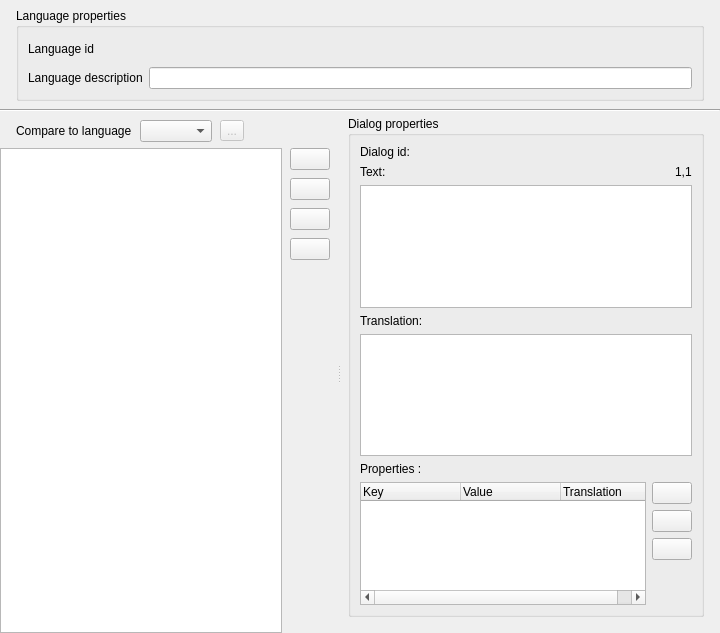
<?xml version="1.0" encoding="UTF-8"?>
<ui version="4.0">
 <class>SolarusEditor::DialogsEditor</class>
 <widget class="QWidget" name="SolarusEditor::DialogsEditor">
  <property name="geometry">
   <rect>
    <x>0</x>
    <y>0</y>
    <width>720</width>
    <height>633</height>
   </rect>
  </property>
  <property name="windowTitle">
   <string>Dialogs editor</string>
  </property>
  <layout class="QVBoxLayout" name="verticalLayout">
   <property name="spacing">
    <number>0</number>
   </property>
   <property name="leftMargin">
    <number>0</number>
   </property>
   <property name="topMargin">
    <number>0</number>
   </property>
   <property name="rightMargin">
    <number>0</number>
   </property>
   <property name="bottomMargin">
    <number>0</number>
   </property>
   <item>
    <layout class="QVBoxLayout" name="verticalLayout_3">
     <property name="leftMargin">
      <number>16</number>
     </property>
     <property name="topMargin">
      <number>8</number>
     </property>
     <property name="rightMargin">
      <number>16</number>
     </property>
     <property name="bottomMargin">
      <number>8</number>
     </property>
     <item>
      <widget class="QGroupBox" name="language_properties_group_box">
       <property name="sizePolicy">
        <sizepolicy hsizetype="Preferred" vsizetype="Minimum">
         <horstretch>0</horstretch>
         <verstretch>0</verstretch>
        </sizepolicy>
       </property>
       <property name="title">
        <string>Language properties</string>
       </property>
       <layout class="QFormLayout" name="formLayout">
        <item row="0" column="0">
         <widget class="QLabel" name="language_id_label">
          <property name="toolTip">
           <string/>
          </property>
          <property name="text">
           <string>Language id</string>
          </property>
         </widget>
        </item>
        <item row="0" column="1">
         <widget class="QLabel" name="language_id_field">
          <property name="minimumSize">
           <size>
            <width>0</width>
            <height>24</height>
           </size>
          </property>
          <property name="toolTip">
           <string>Folder name of the language</string>
          </property>
          <property name="text">
           <string/>
          </property>
          <property name="textInteractionFlags">
           <set>Qt::TextInteractionFlag::LinksAccessibleByMouse|Qt::TextInteractionFlag::TextSelectableByMouse</set>
          </property>
         </widget>
        </item>
        <item row="1" column="0">
         <widget class="QLabel" name="description_label">
          <property name="text">
           <string>Language description</string>
          </property>
         </widget>
        </item>
        <item row="1" column="1">
         <widget class="QLineEdit" name="description_field">
          <property name="toolTip">
           <string>User-friendly description to show in the editor</string>
          </property>
         </widget>
        </item>
       </layout>
      </widget>
     </item>
    </layout>
   </item>
   <item>
    <widget class="Line" name="line">
     <property name="orientation">
      <enum>Qt::Orientation::Horizontal</enum>
     </property>
    </widget>
   </item>
   <item>
    <widget class="QSplitter" name="splitter">
     <property name="sizePolicy">
      <sizepolicy hsizetype="Expanding" vsizetype="Expanding">
       <horstretch>0</horstretch>
       <verstretch>0</verstretch>
      </sizepolicy>
     </property>
     <property name="orientation">
      <enum>Qt::Orientation::Horizontal</enum>
     </property>
     <property name="handleWidth">
      <number>2</number>
     </property>
     <widget class="QWidget" name="layoutWidget">
      <layout class="QVBoxLayout" name="verticalLayout_4">
       <property name="leftMargin">
        <number>0</number>
       </property>
       <property name="topMargin">
        <number>0</number>
       </property>
       <property name="rightMargin">
        <number>8</number>
       </property>
       <property name="bottomMargin">
        <number>0</number>
       </property>
       <item>
        <layout class="QHBoxLayout" name="translation_layout">
         <property name="spacing">
          <number>8</number>
         </property>
         <property name="leftMargin">
          <number>16</number>
         </property>
         <property name="topMargin">
          <number>8</number>
         </property>
         <property name="rightMargin">
          <number>0</number>
         </property>
         <property name="bottomMargin">
          <number>0</number>
         </property>
         <item>
          <widget class="QLabel" name="translation_label">
           <property name="text">
            <string>Compare to language</string>
           </property>
          </widget>
         </item>
         <item>
          <widget class="SolarusEditor::ResourceSelector" name="translation_field"/>
         </item>
         <item>
          <widget class="QToolButton" name="translation_refresh_button">
           <property name="enabled">
            <bool>false</bool>
           </property>
           <property name="toolTip">
            <string>Refresh language</string>
           </property>
           <property name="text">
            <string>...</string>
           </property>
           <property name="icon">
            <iconset resource="../../resources/images.qrc">
             <normaloff>:/images/icon_refresh.svg</normaloff>:/images/icon_refresh.svg</iconset>
           </property>
          </widget>
         </item>
         <item>
          <spacer name="horizontal_spacer">
           <property name="orientation">
            <enum>Qt::Orientation::Horizontal</enum>
           </property>
           <property name="sizeHint" stdset="0">
            <size>
             <width>0</width>
             <height>0</height>
            </size>
           </property>
          </spacer>
         </item>
        </layout>
       </item>
       <item>
        <layout class="QHBoxLayout" name="horizontalLayout_2">
         <property name="spacing">
          <number>8</number>
         </property>
         <property name="leftMargin">
          <number>0</number>
         </property>
         <property name="topMargin">
          <number>0</number>
         </property>
         <property name="rightMargin">
          <number>0</number>
         </property>
         <property name="bottomMargin">
          <number>0</number>
         </property>
         <item>
          <widget class="SolarusEditor::DialogsTreeView" name="dialogs_tree_view">
           <property name="alternatingRowColors">
            <bool>true</bool>
           </property>
           <property name="allColumnsShowFocus">
            <bool>true</bool>
           </property>
          </widget>
         </item>
         <item>
          <layout class="QVBoxLayout" name="verticalLayout_5">
           <property name="leftMargin">
            <number>0</number>
           </property>
           <property name="topMargin">
            <number>0</number>
           </property>
           <property name="rightMargin">
            <number>0</number>
           </property>
           <property name="bottomMargin">
            <number>0</number>
           </property>
           <item>
            <widget class="QPushButton" name="create_button">
             <property name="sizePolicy">
              <sizepolicy hsizetype="Fixed" vsizetype="Fixed">
               <horstretch>0</horstretch>
               <verstretch>0</verstretch>
              </sizepolicy>
             </property>
             <property name="toolTip">
              <string>Add dialog</string>
             </property>
             <property name="text">
              <string/>
             </property>
             <property name="icon">
              <iconset resource="../../resources/images.qrc">
               <normaloff>:/images/icon_add.svg</normaloff>:/images/icon_add.svg</iconset>
             </property>
            </widget>
           </item>
           <item>
            <widget class="QPushButton" name="set_id_button">
             <property name="sizePolicy">
              <sizepolicy hsizetype="Fixed" vsizetype="Fixed">
               <horstretch>0</horstretch>
               <verstretch>0</verstretch>
              </sizepolicy>
             </property>
             <property name="toolTip">
              <string>Change dialog id</string>
             </property>
             <property name="text">
              <string/>
             </property>
             <property name="icon">
              <iconset resource="../../resources/images.qrc">
               <normaloff>:/images/icon_rename.svg</normaloff>:/images/icon_rename.svg</iconset>
             </property>
            </widget>
           </item>
           <item>
            <widget class="QPushButton" name="duplicate_button">
             <property name="sizePolicy">
              <sizepolicy hsizetype="Fixed" vsizetype="Fixed">
               <horstretch>0</horstretch>
               <verstretch>0</verstretch>
              </sizepolicy>
             </property>
             <property name="toolTip">
              <string>Duplicate dialog(s)</string>
             </property>
             <property name="text">
              <string/>
             </property>
             <property name="icon">
              <iconset resource="../../resources/images.qrc">
               <normaloff>:/images/icon_copy.svg</normaloff>:/images/icon_copy.svg</iconset>
             </property>
            </widget>
           </item>
           <item>
            <widget class="QPushButton" name="delete_button">
             <property name="sizePolicy">
              <sizepolicy hsizetype="Fixed" vsizetype="Fixed">
               <horstretch>0</horstretch>
               <verstretch>0</verstretch>
              </sizepolicy>
             </property>
             <property name="toolTip">
              <string>Delete dialog</string>
             </property>
             <property name="text">
              <string/>
             </property>
             <property name="icon">
              <iconset resource="../../resources/images.qrc">
               <normaloff>:/images/icon_delete.svg</normaloff>:/images/icon_delete.svg</iconset>
             </property>
            </widget>
           </item>
           <item>
            <spacer name="vertical_spacer">
             <property name="orientation">
              <enum>Qt::Orientation::Vertical</enum>
             </property>
             <property name="sizeHint" stdset="0">
              <size>
               <width>0</width>
               <height>0</height>
              </size>
             </property>
            </spacer>
           </item>
          </layout>
         </item>
        </layout>
       </item>
      </layout>
     </widget>
     <widget class="QWidget" name="dialog_properties_group_box_container">
      <layout class="QVBoxLayout" name="vertical_layout_12">
       <property name="leftMargin">
        <number>8</number>
       </property>
       <property name="topMargin">
        <number>4</number>
       </property>
       <property name="rightMargin">
        <number>16</number>
       </property>
       <property name="bottomMargin">
        <number>16</number>
       </property>
       <item>
        <widget class="QGroupBox" name="dialog_properties_group_box">
         <property name="title">
          <string>Dialog properties</string>
         </property>
         <layout class="QVBoxLayout" name="verticalLayout_2">
          <item>
           <layout class="QHBoxLayout" name="horizontal_layout">
            <property name="leftMargin">
             <number>0</number>
            </property>
            <property name="topMargin">
             <number>0</number>
            </property>
            <property name="rightMargin">
             <number>0</number>
            </property>
            <property name="bottomMargin">
             <number>0</number>
            </property>
            <item>
             <widget class="QLabel" name="dialog_id_label">
              <property name="text">
               <string>Dialog id:</string>
              </property>
             </widget>
            </item>
            <item>
             <widget class="QLabel" name="dialog_id_field">
              <property name="text">
               <string/>
              </property>
             </widget>
            </item>
            <item>
             <spacer name="horizontal_spacer_2">
              <property name="orientation">
               <enum>Qt::Orientation::Horizontal</enum>
              </property>
              <property name="sizeHint" stdset="0">
               <size>
                <width>0</width>
                <height>0</height>
               </size>
              </property>
             </spacer>
            </item>
           </layout>
          </item>
          <item>
           <layout class="QHBoxLayout" name="horizontalLayout_3">
            <property name="leftMargin">
             <number>0</number>
            </property>
            <property name="topMargin">
             <number>0</number>
            </property>
            <property name="rightMargin">
             <number>0</number>
            </property>
            <property name="bottomMargin">
             <number>0</number>
            </property>
            <item>
             <widget class="QLabel" name="dialog_text_label">
              <property name="text">
               <string>Text:</string>
              </property>
             </widget>
            </item>
            <item>
             <spacer name="horizontalSpacer">
              <property name="orientation">
               <enum>Qt::Orientation::Horizontal</enum>
              </property>
              <property name="sizeHint" stdset="0">
               <size>
                <width>0</width>
                <height>0</height>
               </size>
              </property>
             </spacer>
            </item>
            <item>
             <widget class="QLabel" name="dialog_cursor_position_label">
              <property name="text">
               <string>1,1</string>
              </property>
             </widget>
            </item>
           </layout>
          </item>
          <item>
           <widget class="SolarusEditor::PlainTextEdit" name="dialog_text_field">
            <property name="font">
             <font>
              <family>Monospace</family>
              <pointsize>10</pointsize>
             </font>
            </property>
            <property name="horizontalScrollBarPolicy">
             <enum>Qt::ScrollBarPolicy::ScrollBarAlwaysOff</enum>
            </property>
            <property name="lineWrapMode">
             <enum>QPlainTextEdit::LineWrapMode::WidgetWidth</enum>
            </property>
           </widget>
          </item>
          <item>
           <widget class="QLabel" name="translation_text_label">
            <property name="text">
             <string>Translation:</string>
            </property>
           </widget>
          </item>
          <item>
           <widget class="SolarusEditor::PlainTextEdit" name="translation_text_field">
            <property name="font">
             <font>
              <family>Monospace</family>
              <pointsize>10</pointsize>
             </font>
            </property>
            <property name="horizontalScrollBarPolicy">
             <enum>Qt::ScrollBarPolicy::ScrollBarAlwaysOff</enum>
            </property>
            <property name="undoRedoEnabled">
             <bool>false</bool>
            </property>
            <property name="lineWrapMode">
             <enum>QPlainTextEdit::LineWrapMode::WidgetWidth</enum>
            </property>
            <property name="readOnly">
             <bool>true</bool>
            </property>
           </widget>
          </item>
          <item>
           <widget class="QLabel" name="dialog_properties_label">
            <property name="text">
             <string>Properties :</string>
            </property>
           </widget>
          </item>
          <item>
           <layout class="QHBoxLayout" name="dialog_properties_horizontal_layout">
            <property name="leftMargin">
             <number>0</number>
            </property>
            <property name="topMargin">
             <number>0</number>
            </property>
            <property name="rightMargin">
             <number>0</number>
            </property>
            <property name="bottomMargin">
             <number>0</number>
            </property>
            <item>
             <widget class="SolarusEditor::DialogPropertiesTable" name="dialog_properties_table">
              <property name="indentation">
               <number>10</number>
              </property>
              <property name="uniformRowHeights">
               <bool>true</bool>
              </property>
              <property name="allColumnsShowFocus">
               <bool>true</bool>
              </property>
              <property name="columnCount">
               <number>3</number>
              </property>
              <attribute name="headerVisible">
               <bool>true</bool>
              </attribute>
              <column>
               <property name="text">
                <string notr="true">Key</string>
               </property>
              </column>
              <column>
               <property name="text">
                <string>Value</string>
               </property>
              </column>
              <column>
               <property name="text">
                <string>Translation</string>
               </property>
              </column>
             </widget>
            </item>
            <item>
             <layout class="QVBoxLayout" name="dialog_properties_vertical_layout">
              <property name="leftMargin">
               <number>0</number>
              </property>
              <property name="topMargin">
               <number>0</number>
              </property>
              <property name="rightMargin">
               <number>0</number>
              </property>
              <property name="bottomMargin">
               <number>0</number>
              </property>
              <item>
               <widget class="QPushButton" name="create_property_button">
                <property name="sizePolicy">
                 <sizepolicy hsizetype="Fixed" vsizetype="Fixed">
                  <horstretch>0</horstretch>
                  <verstretch>0</verstretch>
                 </sizepolicy>
                </property>
                <property name="toolTip">
                 <string>Add property</string>
                </property>
                <property name="text">
                 <string/>
                </property>
                <property name="icon">
                 <iconset resource="../../resources/images.qrc">
                  <normaloff>:/images/icon_add.svg</normaloff>:/images/icon_add.svg</iconset>
                </property>
               </widget>
              </item>
              <item>
               <widget class="QPushButton" name="set_property_key_button">
                <property name="sizePolicy">
                 <sizepolicy hsizetype="Fixed" vsizetype="Fixed">
                  <horstretch>0</horstretch>
                  <verstretch>0</verstretch>
                 </sizepolicy>
                </property>
                <property name="toolTip">
                 <string>Change property key</string>
                </property>
                <property name="text">
                 <string/>
                </property>
                <property name="icon">
                 <iconset resource="../../resources/images.qrc">
                  <normaloff>:/images/icon_rename.svg</normaloff>:/images/icon_rename.svg</iconset>
                </property>
               </widget>
              </item>
              <item>
               <widget class="QPushButton" name="delete_property_button">
                <property name="sizePolicy">
                 <sizepolicy hsizetype="Fixed" vsizetype="Fixed">
                  <horstretch>0</horstretch>
                  <verstretch>0</verstretch>
                 </sizepolicy>
                </property>
                <property name="toolTip">
                 <string>Delete property</string>
                </property>
                <property name="text">
                 <string/>
                </property>
                <property name="icon">
                 <iconset resource="../../resources/images.qrc">
                  <normaloff>:/images/icon_delete.svg</normaloff>:/images/icon_delete.svg</iconset>
                </property>
               </widget>
              </item>
              <item>
               <spacer name="vertical_spacer_2">
                <property name="orientation">
                 <enum>Qt::Orientation::Vertical</enum>
                </property>
                <property name="sizeHint" stdset="0">
                 <size>
                  <width>0</width>
                  <height>0</height>
                 </size>
                </property>
               </spacer>
              </item>
             </layout>
            </item>
           </layout>
          </item>
         </layout>
        </widget>
       </item>
      </layout>
     </widget>
    </widget>
   </item>
  </layout>
 </widget>
 <customwidgets>
  <customwidget>
   <class>SolarusEditor::ResourceSelector</class>
   <extends>QComboBox</extends>
   <header>include/widgets/resource_selector.h</header>
  </customwidget>
  <customwidget>
   <class>SolarusEditor::PlainTextEdit</class>
   <extends>QPlainTextEdit</extends>
   <header>widgets/plain_text_edit.h</header>
  </customwidget>
  <customwidget>
   <class>SolarusEditor::DialogsTreeView</class>
   <extends>QTreeView</extends>
   <header>widgets/dialogs_tree_view.h</header>
  </customwidget>
  <customwidget>
   <class>SolarusEditor::DialogPropertiesTable</class>
   <extends>QTreeWidget</extends>
   <header>widgets/dialog_properties_table.h</header>
  </customwidget>
 </customwidgets>
 <resources>
  <include location="../../resources/images.qrc"/>
 </resources>
 <connections/>
</ui>
